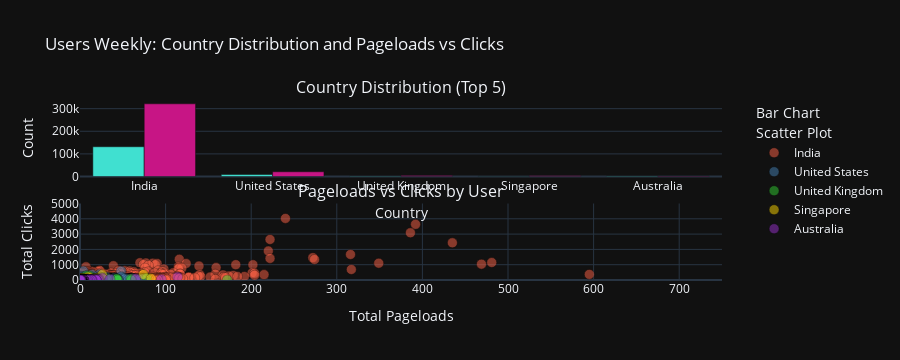

Notebook code for this chart:
### Markdown cell above
# Plot Statistics by Country and User (Top 5 Countries)

### Code cell
collection = db['users_weekly']

# function to fetch top N countries by total pageloads and clicks
def fetch_top_countries(collection, n):
    pipeline = [
        # filter documents with valid Country field
        {"$match": {"Country": {"$exists": True, "$ne": None}}},
        # convert pageloads and clicks to arrays
        {"$project": {"Country": 1, "pageloads": {"$objectToArray": "$pageloads"}, "clicks": {"$objectToArray": "$clicks"}}},
        # unwind pageloads and clicks arrays
        {"$unwind": "$pageloads"},
        {"$unwind": "$clicks"},
        # group by Country, summing pageloads and clicks
        {"$group": {"_id": "$Country", "total_count": {"$sum": {"$add": ["$pageloads.v", "$clicks.v"]}}}},
        # sort by total count in descending order
        {"$sort": {"total_count": -1}},
        # limit to top N countries
        {"$limit": n},
        # project to extract Country name
        {"$project": {"_id": 0, "Country": "$_id"}}
    ]
    return [doc['Country'] for doc in collection.aggregate(pipeline)]

# function to fetch bar plot data for specified countries
def fetch_bar_data(collection, countries):
    # pipeline to aggregate pageloads by country
    pipeline = [
        # filter documents with valid Country field and specified countries
        {"$match": {"Country": {"$exists": True, "$ne": None, "$in": countries}}},
        # convert pageloads object to array for unwinding
        {"$project": {"Country": 1, "pageloads": {"$objectToArray": "$pageloads"}}},
        # unwind pageloads array to process each entry
        {"$unwind": "$pageloads"},
        # group by Country, summing pageload values
        {"$group": {"_id": "$Country", "pageloads_count": {"$sum": "$pageloads.v"}}},
        # project to rename _id to Country and keep pageloads_count
        {"$project": {"_id": 0, "Country": "$_id", "pageloads_count": 1}}
    ]
    pageloads_data = list(collection.aggregate(pipeline))

    # pipeline to aggregate clicks by country
    pipeline = [
        # filter documents with valid Country field and specified countries
        {"$match": {"Country": {"$exists": True, "$ne": None, "$in": countries}}},
        # convert clicks object to array for unwinding
        {"$project": {"Country": 1, "clicks": {"$objectToArray": "$clicks"}}},
        # unwind clicks array to process each entry
        {"$unwind": "$clicks"},
        # group by Country, summing click values
        {"$group": {"_id": "$Country", "clicks_count": {"$sum": "$clicks.v"}}},
        # project to rename _id to Country and keep clicks_count
        {"$project": {"_id": 0, "Country": "$_id", "clicks_count": 1}}
    ]
    clicks_data = list(collection.aggregate(pipeline))

    # Ensure all specified countries are included, defaulting to 0 if no data
    pageloads_counts = [next((d['pageloads_count'] for d in pageloads_data if d['Country'] == c), 0) for c in countries]
    clicks_counts = [next((d['clicks_count'] for d in clicks_data if d['Country'] == c), 0) for c in countries]

    return countries, pageloads_counts, clicks_counts

# function to fetch scatter plot data for specified countries
def fetch_scatter_data(collection, countries):
    pipeline = [
        # filter documents for specified countries
        {"$match": {"Country": {"$exists": True, "$ne": None, "$in": countries}}},
        # group by userID and Country, summing pageloads and clicks
        {"$group": {
            "_id": {"userID": "$userID", "Country": "$Country"},
            "totalPageloads": {"$sum": {"$add": ["$pageloads.mobile", "$pageloads.desktop", "$pageloads.bot"]}},
            "totalClicks": {"$sum": {"$add": ["$clicks.mobile", "$clicks.desktop", "$clicks.bot"]}}
        }},
        # add totalActivity field for sorting
        {"$addFields": {"totalActivity": {"$add": ["$totalPageloads", "$totalClicks"]}}},
        # sort by total activity in descending order
        {"$sort": {"totalActivity": -1}},
        # project relevant fields
        {"$project": {"_id": 0, "userID": "$_id.userID", "Country": "$_id.Country", "totalPageloads": 1, "totalClicks": 1}}
    ]
    return list(collection.aggregate(pipeline))

# fetch top 5 countries
top_countries = fetch_top_countries(collection, 5)

# fetch bar plot data
bar_data = fetch_bar_data(collection, top_countries)

# fetch scatter plot data
scatter_data = fetch_scatter_data(collection, top_countries)

# prepare scatter plot data
countries_data = {country: {"pageloads": [], "clicks": [], "userIDs": []} for country in top_countries}
for doc in scatter_data:
    country = doc["Country"]
    countries_data[country]["pageloads"].append(doc["totalPageloads"])
    countries_data[country]["clicks"].append(doc["totalClicks"])
    countries_data[country]["userIDs"].append(doc["userID"])

# create subplot with 2 rows, 1 column
fig = make_subplots(
    rows=2, cols=1,
    subplot_titles=('Country Distribution (Top 5)', 'Pageloads vs Clicks by User'),
    vertical_spacing=0.15
)

# add bar plot traces
fig.add_trace(
    go.Bar(
        name='Pageloads',
        x=bar_data[0],
        y=bar_data[1],
        marker_color='#40E0D0',
        showlegend=True,
        legendgroup='bar',
        legend='legend1'
    ),
    row=1, col=1
)
fig.add_trace(
    go.Bar(
        name='Clicks',
        x=bar_data[0],
        y=bar_data[2],
        marker_color='#C71585',
        showlegend=True,
        legendgroup='bar',
        legend='legend1'
    ),
    row=1, col=1
)

# define color map for scatter plot
color_map = {
    top_countries[0]: "#FF6347",
    top_countries[1]: "#4682B4",
    top_countries[2]: "#32CD32",
    top_countries[3]: "#FFD700",
    top_countries[4]: "#9932CC"
}
# add scatter plot traces
for country in top_countries:
    if countries_data[country]["pageloads"]:
        fig.add_trace(
            go.Scatter(
                x=countries_data[country]["pageloads"],
                y=countries_data[country]["clicks"],
                mode='markers',
                name=country,
                marker=dict(size=10, color=color_map[country], opacity=0.5, line=dict(width=0.5, color='black')),
                text=countries_data[country]["userIDs"],
                hovertemplate="User: %{text}<br>Pageloads: %{x}<br>Clicks: %{y}<extra></extra>",
                showlegend=True,
                legendgroup='scatter',
                legend='legend2'
            ),
            row=2, col=1
        )

# update layout
fig.update_layout(
    barmode='group',
    title_text='Users Weekly: Country Distribution and Pageloads vs Clicks',
    template='plotly_dark',
    showlegend=True,
    legend1=dict(x=1.05, y=1.0, xanchor='left', yanchor='top', title='Bar Chart'),
    legend2=dict(x=1.05, y=0.2, xanchor='left', yanchor='bottom', title='Scatter Plot'),
    height=800
)

# update axes
fig.update_xaxes(title_text='Country', row=1, col=1)
fig.update_xaxes(title_text='Total Pageloads', range=[0, 750], row=2, col=1)
fig.update_yaxes(title_text='Count', row=1, col=1)
fig.update_yaxes(title_text='Total Clicks', range=[0, 5000], row=2, col=1)

# save and show plot
fig.write_html('top_5_country_pageloads_and_clicks.html')
fig.show()

### Figure 1 — Plotly figure (JSON) as saved in the notebook; plotly's stock layout.template omitted (floating-point values rounded to 4 significant figures; data arrays with more than 128 entries replaced by an {"elided": "..."} marker saying what was removed)
{"data": [{"legend": "legend", "legendgroup": "bar", "marker": {"color": "#40E0D0"}, "name": "Pageloads", "showlegend": true, "type": "bar", "x": ["India", "United States", "United Kingdom", "Singapore", "Australia"], "xaxis": "x", "y": [131552, 8655, 2048, 1010, 2417], "yaxis": "y"}, {"legend": "legend", "legendgroup": "bar", "marker": {"color": "#C71585"}, "name": "Clicks", "showlegend": true, "type": "bar", "x": ["India", "United States", "United Kingdom", "Singapore", "Australia"], "xaxis": "x", "y": [321417, 20886, 4134, 3426, 1756], "yaxis": "y"}, {"hovertemplate": "User: %{text}<br>Pageloads: %{x}<br>Clicks: %{y}<extra></extra>", "legend": "legend2", "legendgroup": "scatter", "marker": {"color": "#FF6347", "line": {"color": "black", "width": 0.5}, "opacity": 0.5, "size": 10}, "mode": "markers", "name": "India", "showlegend": true, "text": {"elided": "23453 str values"}, "type": "scatter", "x": {"elided": "23453 int values"}, "xaxis": "x2", "y": {"elided": "23453 int values"}, "yaxis": "y2"}, {"hovertemplate": "User: %{text}<br>Pageloads: %{x}<br>Clicks: %{y}<extra></extra>", "legend": "legend2", "legendgroup": "scatter", "marker": {"color": "#4682B4", "line": {"color": "black", "width": 0.5}, "opacity": 0.5, "size": 10}, "mode": "markers", "name": "United States", "showlegend": true, "text": {"elided": "2373 str values"}, "type": "scatter", "x": {"elided": "2373 int values"}, "xaxis": "x2", "y": {"elided": "2373 int values"}, "yaxis": "y2"}, {"hovertemplate": "User: %{text}<br>Pageloads: %{x}<br>Clicks: %{y}<extra></extra>", "legend": "legend2", "legendgroup": "scatter", "marker": {"color": "#32CD32", "line": {"color": "black", "width": 0.5}, "opacity": 0.5, "size": 10}, "mode": "markers", "name": "United Kingdom", "showlegend": true, "text": {"elided": "545 str values"}, "type": "scatter", "x": {"elided": "545 int values"}, "xaxis": "x2", "y": {"elided": "545 int values"}, "yaxis": "y2"}, {"hovertemplate": "User: %{text}<br>Pageloads: %{x}<br>Clicks: %{y}<extra></extra>", "legend": "legend2", "legendgroup": "scatter", "marker": {"color": "#FFD700", "line": {"color": "black", "width": 0.5}, "opacity": 0.5, "size": 10}, "mode": "markers", "name": "Singapore", "showlegend": true, "text": {"elided": "265 str values"}, "type": "scatter", "x": {"elided": "265 int values"}, "xaxis": "x2", "y": {"elided": "265 int values"}, "yaxis": "y2"}, {"hovertemplate": "User: %{text}<br>Pageloads: %{x}<br>Clicks: %{y}<extra></extra>", "legend": "legend2", "legendgroup": "scatter", "marker": {"color": "#9932CC", "line": {"color": "black", "width": 0.5}, "opacity": 0.5, "size": 10}, "mode": "markers", "name": "Australia", "showlegend": true, "text": {"elided": "209 str values"}, "type": "scatter", "x": {"elided": "209 int values"}, "xaxis": "x2", "y": {"elided": "209 int values"}, "yaxis": "y2"}], "layout": {"annotations": [{"font": {"size": 16}, "showarrow": false, "text": "Country Distribution (Top 5)", "x": 0.5, "xanchor": "center", "xref": "paper", "y": 1, "yanchor": "bottom", "yref": "paper"}, {"font": {"size": 16}, "showarrow": false, "text": "Pageloads vs Clicks by User", "x": 0.5, "xanchor": "center", "xref": "paper", "y": 0.425, "yanchor": "bottom", "yref": "paper"}], "autosize": true, "barmode": "group", "height": 360, "legend": {"title": {"text": "Bar Chart"}, "x": 1.05, "xanchor": "left", "y": 1, "yanchor": "top"}, "legend2": {"title": {"text": "Scatter Plot"}, "x": 1.05, "xanchor": "left", "y": 0.2, "yanchor": "bottom"}, "showlegend": true, "title": {"text": "Users Weekly: Country Distribution and Pageloads vs Clicks"}, "xaxis": {"anchor": "y", "autorange": true, "domain": [0, 1], "range": [-0.5, 4.5], "title": {"text": "Country"}, "type": "category"}, "xaxis2": {"anchor": "y2", "domain": [0, 1], "range": [0, 750], "title": {"text": "Total Pageloads"}, "type": "linear"}, "yaxis": {"anchor": "x", "autorange": true, "domain": [0.575, 1], "range": [0, 338300.0], "title": {"text": "Count"}, "type": "linear"}, "yaxis2": {"anchor": "x2", "domain": [0, 0.425], "range": [0, 5000], "title": {"text": "Total Clicks"}, "type": "linear"}}}
